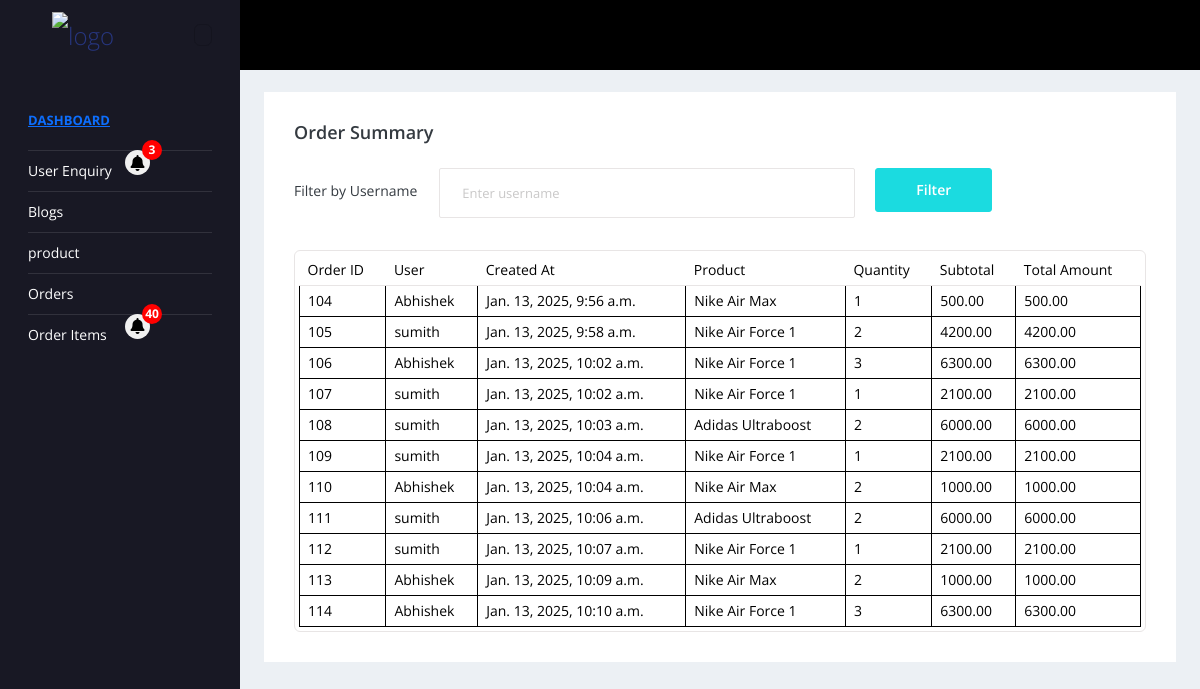
Screenshot of /midhun@123/order_list with the database file from the repository.
### admin_app/models.py (models this page shows, shortened)
class Order(models.Model):
    fk_user = models.ForeignKey(User, on_delete=models.CASCADE)
    created_at = models.DateTimeField(default=now)
    total_amount = models.DecimalField(max_digits=10, decimal_places=2)

class OrderItem(models.Model):
    order = models.ForeignKey(Order, related_name='items', on_delete=models.CASCADE)
    fk_product = models.ForeignKey(Product, on_delete=models.CASCADE)
    quantity = models.PositiveIntegerField(default=1)
    sub_total = models.DecimalField(max_digits=10, decimal_places=2)

class Product(models.Model):
    CATEGORY_CHOICES = [
        ('men_shoes', 'Men Shoes'),
        ('women_shoes', 'Women Shoes'),
        ('kids', 'Kids'),
    ]
    product_name =models.CharField(max_length=50)
    product_image =models.ImageField(upload_to='product_image/')
    product_brand =models.CharField(max_length=50)
    product_price =models.IntegerField()
    discount_price = models.IntegerField(default=0)
    product_specifications =models.TextField(max_length=1000)
    product_highlights = models.TextField(max_length=1000)
    product_category = models.CharField(max_length=20,choices=CATEGORY_CHOICES,default='men_shoes',)

### admin_app/views.py (the view)
# urls.py: path('order_list',order_list,name="order_list"),
def order_list(request):
    username = request.GET.get('username', None)
    orders = Order.objects.prefetch_related('items__fk_product').select_related('fk_user')
    if username:
        orders = orders.filter(fk_user__username__icontains=username)
    return render(request, 'admin_templates/order_list.html', {'orders': orders})

### templates/admin_templates/order_list.html (shortened to what this page needs)
{% extends 'admin_templates/admin_header_footer.html' %}
{% load static %}
{% block content %}
<div class="main-panel">
    <div class="content-wrapper">
        <div class="row">
            <div class="col-md-12 grid-margin stretch-card">
                <div class="card">
                    <div class="card-body">
                        <div class="d-sm-flex align-items-center mb-4">
                            <h4 class="card-title mb-sm-0">Order Summary</h4>
                        </div>
                        <form method="get" class="mb-4">
                            <div class="form-group row">
                                <label for="username" class="col-sm-2 col-form-label">Filter by Username</label>
                                <div class="col-sm-6">
                                    <input type="text" name="username" id="username" class="form-control" placeholder="Enter username" value="{{ request.GET.username }}">
                                </div>
                                <div class="col-sm-4">
                                    <button type="submit" class="btn btn-primary">Filter</button>
                                </div>
                            </div>
                        </form>
                        <div class="table-responsive border rounded p-1">
                            <table class="table">
                                <thead>
                                    <tr>
                                        <th class="font-weight-bold">Order ID</th>
                                        <th class="font-weight-bold">User</th>
                                        <th class="font-weight-bold">Created At</th>
                                        <th class="font-weight-bold">Product</th>
                                        <th class="font-weight-bold">Quantity</th>
                                        <th class="font-weight-bold">Subtotal</th>
                                        <th class="font-weight-bold">Total Amount</th>
                                    </tr>
                                </thead>
                                <tbody>
                                    {% for order in orders %}
                                    {% for item in order.items.all %}
                                    <tr style="border: solid 1px;">
                                        <td style="border: solid 1px;">{{ order.id }}</td>
                                        <td style="border: solid 1px;">{{ order.fk_user.username }}</td>
                                        <td style="border: solid 1px;">{{ order.created_at }}</td>
                                        <td style="border: solid 1px;">{{ item.fk_product.product_name }}</td>
                                        <td style="border: solid 1px;">{{ item.quantity }}</td>
                                        <td style="border: solid 1px;">{{ item.sub_total }}</td>
                                        {% if forloop.first %}
                                        <td rowspan="{{ order.items.count }}" style="border: solid 1px;">{{ order.total_amount }}</td>
                                        {% endif %}
                                    </tr>
                                    {% endfor %}
                                    {% empty %}
                                    <tr>
                                        <td colspan="7" class="text-center">No orders found.</td>
                                    </tr>
                                    {% endfor %}
                                </tbody>
                            </table>
                        </div>
                    </div>
                </div>
            </div>
        </div>
    </div>
</div>
{% endblock %}

### rows the page displays
Order: id "104", fk_user.username "Abhishek", created_at "Jan. 13, 2025, 9:56 a.m.", total_amount "500.00"
OrderItem: fk_product.product_name "Nike Air Max", quantity "1", sub_total "500.00"
Order: id "105", fk_user.username "sumith", created_at "Jan. 13, 2025, 9:58 a.m.", total_amount "4200.00"
OrderItem: fk_product.product_name "Nike Air Force 1", quantity "2", sub_total "4200.00"
Order: id "106", fk_user.username "Abhishek", created_at "Jan. 13, 2025, 10:02 a.m.", total_amount "6300.00"
OrderItem: fk_product.product_name "Nike Air Force 1", quantity "3", sub_total "6300.00"
Order: id "107", fk_user.username "sumith", created_at "Jan. 13, 2025, 10:02 a.m.", total_amount "2100.00"
OrderItem: fk_product.product_name "Nike Air Force 1", quantity "1", sub_total "2100.00"
Order: id "108", fk_user.username "sumith", created_at "Jan. 13, 2025, 10:03 a.m.", total_amount "6000.00"
OrderItem: fk_product.product_name "Adidas Ultraboost", quantity "2", sub_total "6000.00"
Order: id "109", fk_user.username "sumith", created_at "Jan. 13, 2025, 10:04 a.m.", total_amount "2100.00"
OrderItem: fk_product.product_name "Nike Air Force 1", quantity "1", sub_total "2100.00"
Order: id "110", fk_user.username "Abhishek", created_at "Jan. 13, 2025, 10:04 a.m.", total_amount "1000.00"
OrderItem: fk_product.product_name "Nike Air Max", quantity "2", sub_total "1000.00"
Order: id "111", fk_user.username "sumith", created_at "Jan. 13, 2025, 10:06 a.m.", total_amount "6000.00"
OrderItem: fk_product.product_name "Adidas Ultraboost", quantity "2", sub_total "6000.00"
Order: id "112", fk_user.username "sumith", created_at "Jan. 13, 2025, 10:07 a.m.", total_amount "2100.00"
OrderItem: fk_product.product_name "Nike Air Force 1", quantity "1", sub_total "2100.00"
Order: id "113", fk_user.username "Abhishek", created_at "Jan. 13, 2025, 10:09 a.m.", total_amount "1000.00"
OrderItem: fk_product.product_name "Nike Air Max", quantity "2", sub_total "1000.00"
Order: id "114", fk_user.username "Abhishek", created_at "Jan. 13, 2025, 10:10 a.m.", total_amount "6300.00"
OrderItem: fk_product.product_name "Nike Air Force 1", quantity "3", sub_total "6300.00"

### other values shown
{{ admin_contact_enquiry_count }} "3"
{{ admin_order_count }} "40"
